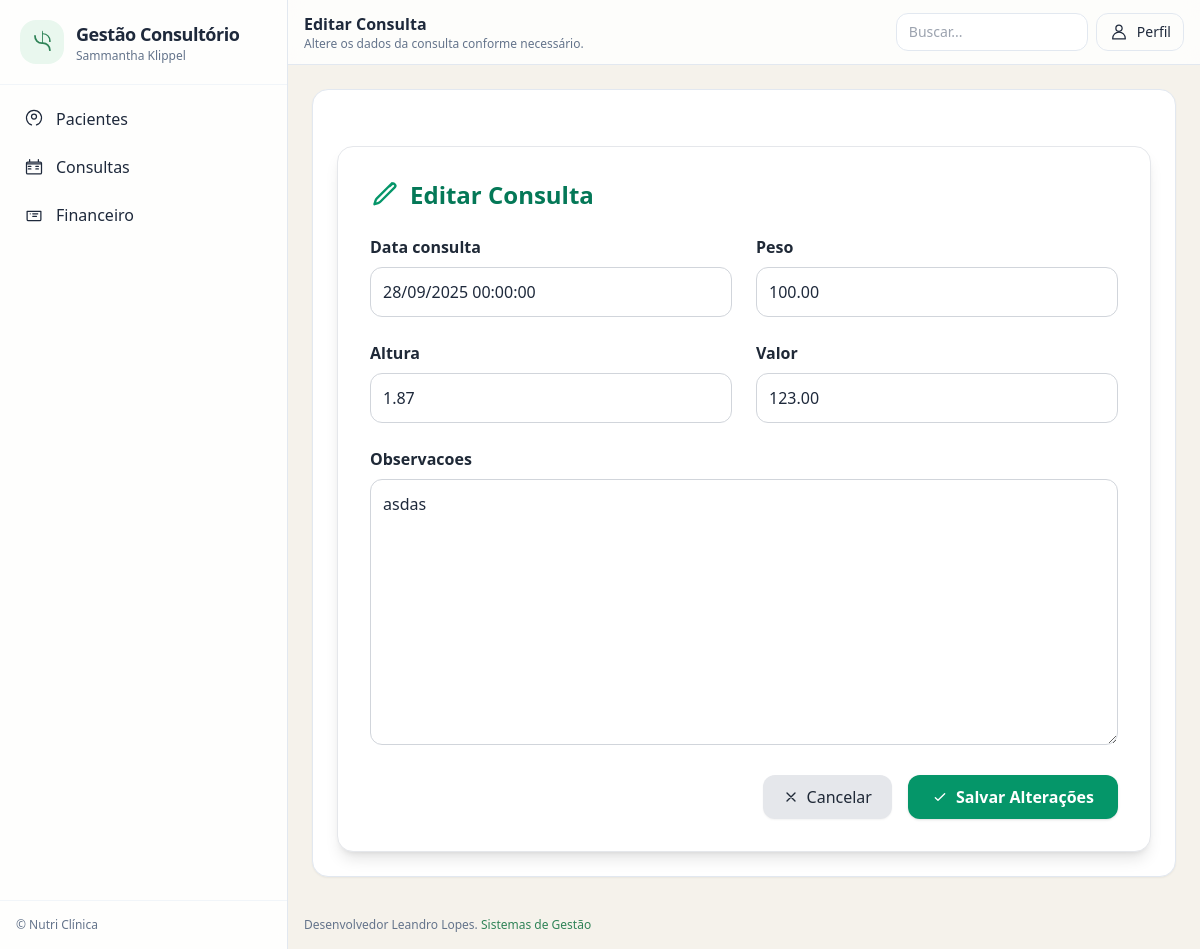
/consultas/50/editar/, run on the app's committed database.
### nutri/models.py (models this page shows, shortened)
class Consulta(models.Model): #Apenas criar a consulta
    paciente = models.ForeignKey(Paciente, on_delete=models.CASCADE, related_name="consultas")
    data_consulta = models.DateTimeField()
    peso = models.DecimalField(max_digits=5, decimal_places=2, null=True, blank=True)
    altura = models.DecimalField(max_digits=4, decimal_places=2, null=True, blank=True)  # metros
    imc = models.DecimalField(max_digits=5, decimal_places=2, null=True, blank=True)
    tmb = models.DecimalField(max_digits=8, decimal_places=2, null=True, blank=True)
    observacoes = models.TextField(blank=True, null=True)
    valor_consulta = models.DecimalField(max_digits=5, decimal_places=2, default=0.00, verbose_name="Valor")
    consulta_feita = models.BooleanField(default=False)
    class Meta:
        ordering = ["-data_consulta"]

### nutri/views.py (the view)
# urls.py: path('consultas/<int:pk>/editar/', ConsultaUpdate.as_view(), name='editar_consulta'),
class ConsultaUpdate(UpdateView):
    model = Consulta
    template_name = "consultas/editar_consulta.html"
    fields = ['data_consulta','peso', 'altura', 'valor_consulta', 'observacoes',]
    success_url = reverse_lazy('consultas')

### nutri/templates/consultas/editar_consulta.html (shortened to what this page needs)
{% extends "base.html" %}
{% load widget_tweaks %}
{% block page_title %}Editar Consulta{% endblock %}
{% block page_subtitle %}Altere os dados da consulta conforme necessário.{% endblock %}
{% block content %}
<div class="max-w-4xl mx-auto p-8 bg-white rounded-2xl shadow-lg mt-8 border border-gray-200">
    <h1 class="text-2xl font-bold text-emerald-700 mb-6 flex items-center gap-3">
        Editar Consulta
    </h1>
    <form method="post" action="" class="space-y-6">
        <div class="grid grid-cols-1 md:grid-cols-2 gap-6">
            {% for field in form %}
            <div class="{% if field.name == 'observacoes' %}md:col-span-2{% endif %}">
                <label for="{{ field.id_for_label }}" class="block text-gray-800 font-semibold mb-2">
                    {{ field.label }}
                </label>
                {{ field|add_class:"w-full p-3 border border-gray-300 rounded-xl focus:ring-2 focus:ring-emerald-400 focus:border-emerald-400 transition" }}
            </div>
            {% endfor %}
        </div>
        <div class="flex justify-end gap-4 mt-8">
            <a href="{% url 'consultas' %}"
               class="px-5 py-2.5 bg-gray-200 hover:bg-gray-300 text-gray-800 rounded-xl shadow-sm transition flex items-center gap-2">
                <svg xmlns="http://www.w3.org/2000/svg" class="w-4 h-4" fill="none" viewBox="0 0 24 24" stroke="currentColor">
                    <path stroke-linecap="round" stroke-linejoin="round" stroke-width="2" d="M6 18L18 6M6 6l12 12"/>
                </svg>
                Cancelar
            </a>
            <button type="submit"
                    class="px-6 py-2.5 bg-emerald-600 hover:bg-emerald-700 text-white font-semibold rounded-xl shadow transition flex items-center gap-2">
                <svg xmlns="http://www.w3.org/2000/svg" class="w-4 h-4" fill="none" viewBox="0 0 24 24" stroke="currentColor">
                    <path stroke-linecap="round" stroke-linejoin="round" stroke-width="2" d="M5 13l4 4L19 7"/>
                </svg>
                Salvar Alterações
            </button>
        </div>
    </form>
</div>
{% endblock %}

### data on the page
Consulta: form "28/09/2025 00:00:00" "100.00" "1.87" "123.00" "asdas"

### other printed values
{{ field.label }} "Data consulta" "Peso" "Altura" "Valor" "Observacoes"
